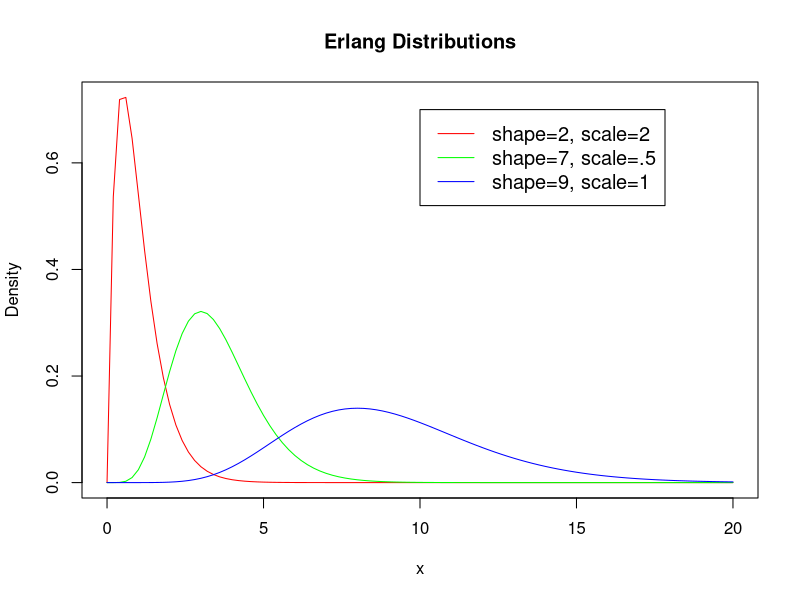

This chart was generated by the following R code:
#create density plots
curve(dgamma(x, shape=2, rate=2), from=0, to=20, col='red', main='Erlang Distributions', ylab='Density')
curve(dgamma(x, shape=7, scale=.5), from=0, to=20, col='green', add=TRUE)
curve(dgamma(x, shape=9, scale=1), from=0, to=20, col='blue', add=TRUE)

#add legend
legend(10, .7, legend=c("shape=2, scale=2", "shape=7, scale=.5", "shape=9, scale=1"),
       col=c("red", "green", "blue"), lty=1, cex=1.2)